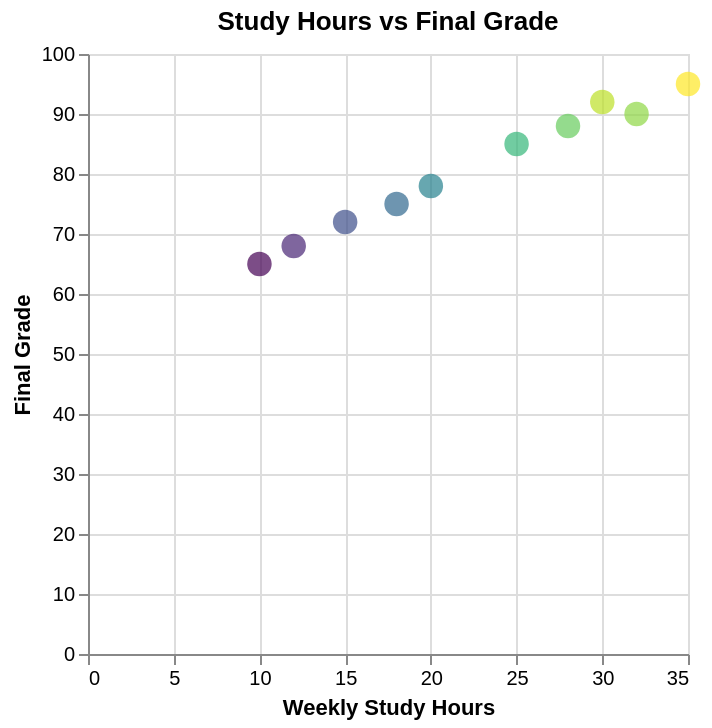

The Vega-Lite source for this figure:
### Vega-Lite specification from a JSON file in a GitHub repository (floating-point values rounded to 4 significant figures)
{"$schema": "https://vega.github.io/schema/vega-lite/v5.json", "description": "Study hours vs grade correlation", "data": {"values": [{"studyHours": 15, "grade": 72, "student": "Student 1"}, {"studyHours": 25, "grade": 85, "student": "Student 2"}, {"studyHours": 10, "grade": 65, "student": "Student 3"}, {"studyHours": 30, "grade": 92, "student": "Student 4"}, {"studyHours": 20, "grade": 78, "student": "Student 5"}, {"studyHours": 35, "grade": 95, "student": "Student 6"}, {"studyHours": 12, "grade": 68, "student": "Student 7"}, {"studyHours": 28, "grade": 88, "student": "Student 8"}, {"studyHours": 18, "grade": 75, "student": "Student 9"}, {"studyHours": 32, "grade": 90, "student": "Student 10"}]}, "mark": {"type": "circle", "size": 150}, "encoding": {"x": {"field": "studyHours", "type": "quantitative", "axis": {"title": "Weekly Study Hours"}}, "y": {"field": "grade", "type": "quantitative", "axis": {"title": "Final Grade"}}, "color": {"field": "grade", "type": "quantitative", "scale": {"scheme": "viridis"}, "legend": null}, "tooltip": [{"field": "student", "type": "nominal"}, {"field": "studyHours", "type": "quantitative", "title": "Study Hours"}, {"field": "grade", "type": "quantitative", "title": "Grade"}]}, "title": "Study Hours vs Final Grade"}
